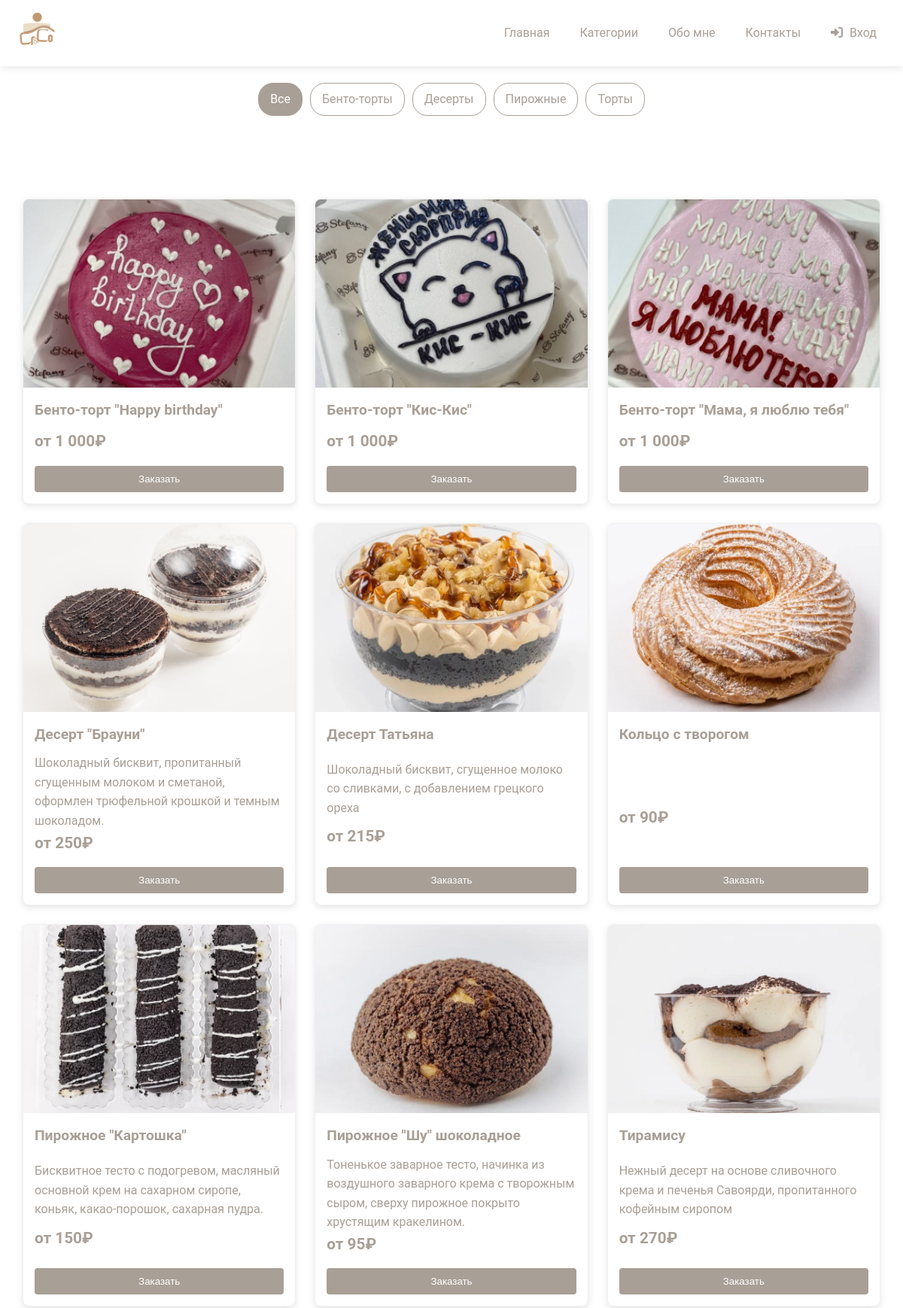
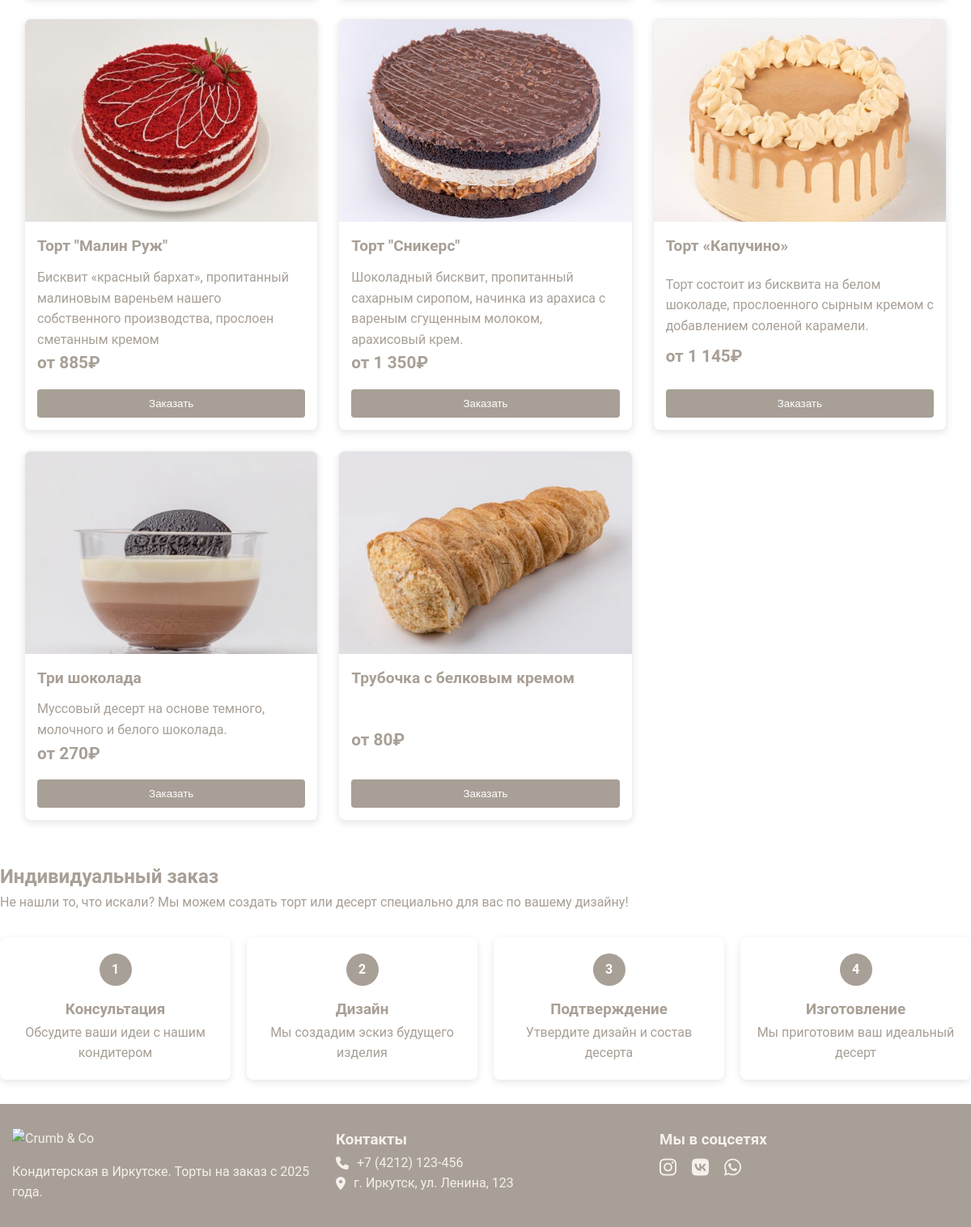
/services.php, run on the app's committed database (2 pictures, top to bottom).
### tables this page shows
CREATE TABLE `categories` (
  `id` int NOT NULL,
  `name` varchar(100) NOT NULL,
  `slug` varchar(100) NOT NULL
);

CREATE TABLE `products` (
  `id` int NOT NULL,
  `name` varchar(255) NOT NULL,
  `description` text,
  `price_min` decimal(10,2) NOT NULL,
  `image` varchar(255) DEFAULT NULL,
  `category_id` int DEFAULT NULL
);

### services.php (the view, shortened to what this page needs)
<?php
$pdo = new PDO("mysql:host=localhost;dbname=crumb_and_co;charset=utf8", 'root', '');
$pdo->setAttribute(PDO::ATTR_ERRMODE, PDO::ERRMODE_EXCEPTION);
$stmt = $pdo->query("SELECT id, name, slug FROM categories ORDER BY name");
$allCategories = $stmt->fetchAll();
$categorySlug = $_GET['category'] ?? 'all';
$products = [];
if ($categorySlug === 'all') {
    $stmt = $pdo->query("SELECT id, name, description, price_min, image FROM products ORDER BY name");
    $products = $stmt->fetchAll();
}
?>
<!DOCTYPE html>
<html lang="ru">
<head>
    <link rel="stylesheet" href="css/style.css">
    <link rel="stylesheet" href="https://cdnjs.cloudflare.com/ajax/libs/font-awesome/6.0.0/css/all.min.css">
</head>
<body>
    <header class="header">
    <div class="container">
        <div class="header__logo">
            <a href="index.php">
                <img src="img/logo.jpg" alt="Crumb & Co">
            </a>
        </div>
       <nav class="header__nav">
    <ul>
        <li><a href="index.php">Главная</a></li>
        <li><a href="services.php">Категории</a></li>
        <li><a href="about.php">Обо мне</a></li>
        <li><a href="contacts.php">Контакты</a></li>
        <?php if (isset($_SESSION['user_id'])): ?>
            <li class="header__user">
                <a href="account.php" class="auth-button" title="Личный кабинет">
                    <i class="fas fa-user"></i>
                    <span class="user-name"><?= htmlspecialchars($_SESSION['user_name'] ?? 'Профиль') ?></span>
                </a>
            </li>
            <li>
                <a href="logout.php" class="auth-button">
                    <i class="fas fa-sign-out-alt"></i> Выйти
                </a>
            </li>
        <?php else: ?>
            <li>
                <a href="auth.php" class="auth-button">
                    <i class="fas fa-sign-in-alt"></i> Вход
                </a>
            </li>
        <?php endif; ?>
    </ul>
</nav>
        </div>
    </header>
    <main class="services-page">
        <div class="container">
<div class="services__categories">
    <a href="services.php?category=all" class="category-btn <?= $categorySlug === 'all' ? 'active' : '' ?>">Все</a>
    <?php foreach ($allCategories as $cat): ?>
        <a href="services.php?category=<?= htmlspecialchars($cat['slug']) ?>"
           class="category-btn <?= $categorySlug === $cat['slug'] ? 'active' : '' ?>">
            <?= htmlspecialchars($cat['name']) ?>
        </a>
    <?php endforeach; ?>
</div>
            <section class="categories">
                <div class="container">
                    <div class="categories__grid">
    <?php if (empty($products)): ?>
        <p style="grid-column: 1 / -1; text-align: center; color: #777;">Товары не найдены.</p>
    <?php else: ?>
        <?php foreach ($products as $product): ?>
        <div class="product-card">
            <img src="img/<?= htmlspecialchars($product['image'] ?? 'placeholder.jpg') ?>"
                 alt="<?= htmlspecialchars($product['name']) ?>">
            <div class="product-card__info">
                <h3><?= htmlspecialchars($product['name']) ?></h3>
                <p><?= htmlspecialchars($product['description'] ?? 'Без описания') ?></p>
                <div class="product-card__price">от <?= number_format($product['price_min'], 0, '', ' ') ?>₽</div>
                <button class="btn btn--primary add-to-cart"
                        data-id="<?= $product['id'] ?>"
                        data-name="<?= htmlspecialchars($product['name']) ?>"
                        data-price="<?= $product['price_min'] ?>">
                    Заказать
                </button>
            </div>
        </div>
        <?php endforeach; ?>
    <?php endif; ?>
</div>
                </div>
            </div>
            <section class="custom-order">
                <h2>Индивидуальный заказ</h2>
                <p>Не нашли то, что искали? Мы можем создать торт или десерт специально для вас по вашему дизайну!</p>
                <div class="custom-order__steps">
                    <div class="step">
                        <div class="step__number">1</div>
                        <h3>Консультация</h3>
                        <p>Обсудите ваши идеи с нашим кондитером</p>
                    </div>
                    <div class="step">
                        <div class="step__number">2</div>
                        <h3>Дизайн</h3>
                        <p>Мы создадим эскиз будущего изделия</p>
                    </div>
                    <div class="step">
                        <div class="step__number">3</div>
                        <h3>Подтверждение</h3>
                        <p>Утвердите дизайн и состав десерта</p>
                    </div>
                    <div class="step">
                        <div class="step__number">4</div>
                        <h3>Изготовление</h3>
                        <p>Мы приготовим ваш идеальный десерт</p>
                    </div>
                </div>
            </section>
    </main>
    <footer class="footer">
        <div class="container">
            <div class="footer__info">
                <img src="img/.jpg" alt="Crumb & Co" class="footer__logo">
                <p>Кондитерская в Иркутске. Торты на заказ с 2025 года.</p>
            </div>
            <div class="footer__contacts">
                <h3>Контакты</h3>
                <p><i class="fas fa-phone"></i> +7 (4212) 123-456</p>
                <p><i class="fas fa-map-marker-alt"></i> г. Иркутск, ул. Ленина, 123</p>
            </div>
            <div class="footer__social">
                <h3>Мы в соцсетях</h3>
                <a href="#"><i class="fab fa-instagram"></i></a>
                <a href="#"><i class="fab fa-vk"></i></a>
                <a href="#"><i class="fab fa-whatsapp"></i></a>
            </div>
        </div>
    </footer>
</body>
</html>

### style.css (style rules this page uses)
:root { --primary-color: #a89f96; --secondary-color: #fcfcfc; --dark-color: #a89f96; --light-color: #f5f5f5; --white: #fff; --gray: #ccc; --transition: all 0.3s ease; }
* { margin: 0; padding: 0; box-sizing: border-box; }
body { font-family: 'Roboto', sans-serif; color: var(--dark-color); line-height: 1.6; min-height: 100vh; display: flex; flex-direction: column; }
.container { width: 100%; max-width: 1200px; margin: 0 auto; padding: 0 15px; }
.btn { display: inline-block; padding: 10px 20px; border: none; border-radius: 4px; cursor: pointer; transition: var(--transition); text-decoration: none; font-weight: 500; }
.btn--primary { background-color: var(--primary-color); color: var(--white); }
.header { background-color: var(--white); box-shadow: 0 2px 10px rgba(0, 0, 0, 0.1); position: fixed; width: 100%; top: 0; z-index: 1000; }
.header .container { display: flex; justify-content: space-between; align-items: center; padding: 10px 15px; }
.header__logo img { height: 60px; }
.header__nav ul { list-style: none; display: flex; align-items: center; }
.header__nav li { margin: 0 10px; }
.auth-button { display: flex; align-items: center; text-decoration: none; color: #333; padding: 8px 12px; border-radius: 5px; transition: background-color 0.3s; }
.auth-button i { margin-right: 5px; }
.header__nav a { color: var(--dark-color); text-decoration: none; padding: 10px; display: block; transition: var(--transition); }
main { flex: 1; margin-top: 80px; }
.categories { padding: 50px 0; }
.categories__grid { display: grid; grid-template-columns: repeat(auto-fit, minmax(250px, 1fr)); gap: 25px; }
.product-card { background: var(--white); border-radius: 8px; overflow: hidden; box-shadow: 0 3px 10px rgba(0, 0, 0, 0.1); transition: var(--transition); border: 1px solid #f0f0f0; }
.product-card img { width: 100%; height: 250px; object-fit: cover; }
.product-card__info { padding: 15px; }
.product-card__info h3 { font-size: 1.2rem; margin-bottom: 10px; }
.product-card__price { color: var(--primary-color); font-weight: bold; font-size: 1.3rem; margin-bottom: 15px; }
.services__categories { display: flex; flex-wrap: wrap; gap: 10px; margin: 30px 0; justify-content: center; }
.category-btn { padding: 8px 15px; border: 1px solid var(--primary-color); background: none; color: var(--primary-color); border-radius: 20px; cursor: pointer; transition: var(--transition); text-decoration: none; }
.category-btn:hover, .category-btn.active { background-color: var(--primary-color); color: var(--white); }
.custom-order__steps { display: grid; grid-template-columns: repeat(auto-fit, minmax(200px, 1fr)); gap: 20px; margin: 30px 0; }
.step { text-align: center; padding: 20px; background-color: var(--white); border-radius: 8px; box-shadow: 0 3px 10px rgba(0, 0, 0, 0.1); }
.step__number { width: 40px; height: 40px; background-color: var(--primary-color); color: var(--white); border-radius: 50%; display: flex; align-items: center; justify-content: center; margin: 0 auto 15px; font-weight: bold; }
.footer { background-color: #a89f96; color: #f5f0ec; padding: 30px 0; margin-top: auto; }
.footer .container { display: grid; grid-template-columns: repeat(auto-fit, minmax(250px, 1fr)); gap: 30px; }
.footer__logo { height: 50px; margin-bottom: 15px; }
.footer__contacts h3, .footer__social h3, .footer__info p { color: #f5f0ec; }
.footer__contacts p, .footer__info p { display: flex; align-items: center; }
.footer__contacts i, .footer__contacts p { margin-right: 10px; }
.footer__social a { color: #f5f0ec; font-size: 1.5rem; margin-right: 15px; transition: var(--transition); }

### data on the page
categories: name "Бенто-торты"
categories: name "Десерты"
categories: name "Пирожные"
categories: name "Торты"
products: image (picture), name "Бенто-торт \"Happy birthday\"", price_min "1 000"
products: image (picture), name "Бенто-торт \"Кис-Кис\"", price_min "1 000"
products: image (picture), name "Бенто-торт \"Мама, я люблю тебя\"", price_min "1 000"
products: image (picture), name "Десерт \"Брауни\"", description "Шоколадный бисквит, пропитанный сгущенным молоком и сметаной, оформлен трюфельной крошкой и темным шоколадом.", price_min "250"
products: image (picture), name "Десерт Татьяна", description "Шоколадный бисквит, сгущенное молоко со сливками, с добавлением грецкого ореха", price_min "215"
products: image (picture), name "Кольцо с творогом", price_min "90"
products: image (picture), name "Пирожное \"Картошка\"", description "Бисквитное тесто с подогревом, масляный основной крем на сахарном сиропе, коньяк, какао-порошок, сахарная пудра.", price_min "150"
products: image (picture), name "Пирожное \"Шу\" шоколадное", description "Тоненькое заварное тесто, начинка из воздушного заварного крема с творожным сыром, сверху пирожное покрыто хрустящим кракелином.", price_min "95"
products: image (picture), name "Тирамису", description "Нежный десерт на основе сливочного крема и печенья Савоярди, пропитанного кофейным сиропом", price_min "270"
products: image (picture), name "Торт \"Малин Руж\"", description "Бисквит «красный бархат», пропитанный малиновым вареньем нашего собственного производства, прослоен сметанным кремом", price_min "885"
products: image (picture), name "Торт \"Сникерс\"", description "Шоколадный бисквит, пропитанный сахарным сиропом, начинка из арахиса с вареным сгущенным молоком, арахисовый крем.", price_min "1 350"
products: image (picture), name "Торт «Капучино»", description "Торт состоит из бисквита на белом шоколаде, прослоенного сырным кремом с добавлением соленой карамели.", price_min "1 145"
products: image (picture), name "Три шоколада", description "Муссовый десерт на основе темного, молочного и белого шоколада.", price_min "270"
products: image (picture), name "Трубочка с белковым кремом", price_min "80"
